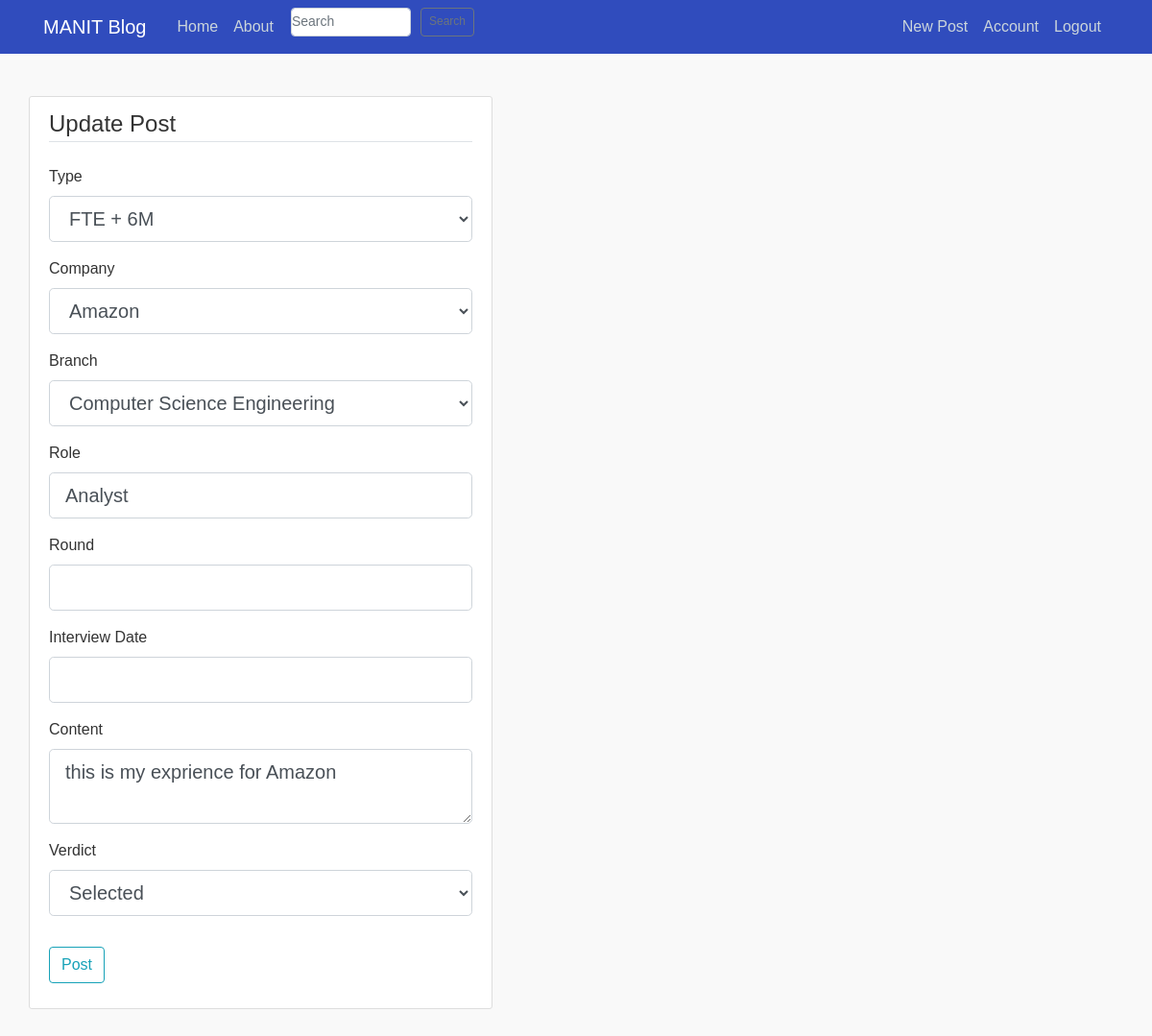
Screenshot of /post/1/update (signed in) with the database file from the repository.
### flaskblog/models.py (models this page shows, shortened)
class Post(db.Model):
    id = db.Column(db.Integer, primary_key=True)
    title = db.Column(db.String(100), nullable=False)
    branch = db.Column(db.String(100), nullable=False)
    verdict = db.Column(db.String(20), nullable=False)
    type = db.Column(db.String(100), nullable=False)
    interview_date = db.Column(db.String(20), nullable=True)
    date_posted = db.Column(db.DateTime, nullable=False, default=datetime.utcnow)
    content = db.Column(db.Text, nullable=False)
    role = db.Column(db.String(100), nullable=False)
    round = db.Column(db.String(100), nullable=False)
    user_id = db.Column(db.Integer, db.ForeignKey('user.id'), nullable=False)

### flaskblog/routes.py (the view)
@app.route("/post/<int:post_id>/update", methods=["GET", "POST"])
@login_required
def update_post(post_id):
    post = Post.query.get_or_404(post_id)
    if post.author != current_user:
        abort(403)
    form = PostForm()
    if form.validate_on_submit():
        post.content = form.content.data
        db.session.commit()
        flash("Your post has been updated", "success")
        return redirect(url_for("post", post_id=post.id))
    elif request.method == "GET":
        form.content.data = post.content
        form.role.data = post.role
        form.title.data = post.title
    return render_template(
        "create_post.html", title="Update Post", form=form, legend="Update Post"
    )

### flaskblog/forms.py
class SearchForm(FlaskForm):
    searched = StringField('Searched', validators=[DataRequired()])
    submit = SubmitField('Submit')

### flaskblog/models.py (called while the page is built)
@login_manager.user_loader
def load_user(user_id):
    return User.query.get(int(user_id))

### flaskblog/routes.py (called while the page is built)
@app.context_processor
def base():
    form = SearchForm()
    return dict(form=form)

### flaskblog/templates/create_post.html (shortened to what this page needs)
{% extends "layout.html" %}
{% block content %}
<div class="content-section">
    <form method="POST" action="">
        <fieldset class="form-group">
            <legend class="border-bottom mb-4">{{ legend }}</legend>
       <div class="form-group">
                {{ form.type.label(class="form-control-label") }}
                {% if form.type.errors %}
                    {{ form.type(class="form-control form-control-lg is-invalid") }}
                    <div class="invalid-feedback">
                        {% for error in form.type.errors %}
                            <span>{{ error }}</span>
                        {% endfor %}
                    </div>
                {% else %}
                    {{ form.type(class="form-control form-control-lg") }}
                {% endif %}
            </div>
       <div class="form-group">
                {{ form.title.label(class="form-control-label") }}
                {% if form.title.errors %}
                    {{ form.title(class="form-control form-control-lg is-invalid") }}
                    <div class="invalid-feedback">
                        {% for error in form.title.errors %}
                            <span>{{ error }}</span>
                        {% endfor %}
                    </div>
                {% else %}
                    {{ form.title(class="form-control form-control-lg") }}
                {% endif %}
            </div>
            <div class="form-group">
                {{ form.branch.label(class="form-control-label") }}
                {% if form.branch.errors %}
                    {{ form.branch(class="form-control form-control-lg is-invalid") }}
                    <div class="invalid-feedback">
                        {% for error in form.branch.errors %}
                            <span>{{ error }}</span>
                        {% endfor %}
                    </div>
                {% else %}
                    {{ form.branch(class="form-control form-control-lg") }}
                {% endif %}
            </div>
            <div class="form-group">
                {{ form.role.label(class="form-control-label") }}
                {% if form.role.errors %}
                    {{ form.role(class="form-control form-control-lg is-invalid") }}
                    <div class="invalid-feedback">
                        {% for error in form.role.errors %}
                            <span>{{ error }}</span>
                        {% endfor %}
                    </div>
                {% else %}
                    {{ form.role(class="form-control form-control-lg") }}
                {% endif %}
            </div>
            <div class="form-group">
                {{ form.round.label(class="form-control-label") }}
                {% if form.round.errors %}
                    {{ form.round(class="form-control form-control-lg is-invalid") }}
                    <div class="invalid-feedback">
                        {% for error in form.round.errors %}
                            <span>{{ error }}</span>
                        {% endfor %}
                    </div>
                {% else %}
                    {{ form.round(class="form-control form-control-lg") }}
                {% endif %}
            </div>
            <div class="form-group">
                {{ form.interview_date.label(class="form-control-label") }}
                {% if form.interview_date.errors %}
                    {{ form.interview_date(class="form-control form-control-lg is-invalid") }}
                    <div class="invalid-feedback">
                        {% for error in form.interview_date.errors %}
                            <span>{{ error }}</span>
                        {% endfor %}
                    </div>
                {% else %}
                    {{ form.interview_date(class="form-control form-control-lg") }}
                {% endif %}
            </div>
            <div class="form-group">
                {{ form.content.label(class="form-control-label") }}
                {% if form.content.errors %}
                    {{ form.content(class="form-control form-control-lg is-invalid") }}
                    <div class="invalid-feedback">
                        {% for error in form.content.errors %}
                            <span>{{ error }}</span>
                        {% endfor %}
                    </div>
                {% else %}
                    {{ form.content(class="form-control form-control-lg") }}
                {% endif %}
            </div>
            <div class="form-group">
                {{ form.verdict.label(class="form-control-label") }}
                {% if form.verdict.errors %}
                    {{ form.verdict(class="form-control form-control-lg is-invalid") }}
                    <div class="invalid-feedback">
                        {% for error in form.verdict.errors %}
                            <span>{{ error }}</span>
                        {% endfor %}
                    </div>
                {% else %}
                    {{ form.verdict(class="form-control form-control-lg") }}
                {% endif %}
            </div>
        </fieldset>
        <div class="form-group">
            {{ form.submit(class="btn btn-outline-info") }}
        </div>
    </form>
</div>
{% endblock content %}

### flaskblog/static/main.css (style rules this page uses)
body { color: #333333; margin-top: 5rem; }
.content-section { background: #ffffff; padding: 10px 20px; border: 1px solid #dddddd; border-radius: 3px; margin-bottom: 20px; }
body { font-family: Arial, sans-serif; display: flex; justify-content: center; padding: 20px; background-color: #f9f9f9; }

### rows the page displays
Post: type "FTE + 6M", title "Amazon", branch "Computer Science Engineering", role "Analyst", content "this is my exprience for Amazon", verdict "Selected"

### other values shown
{{ legend }} "Update Post"
